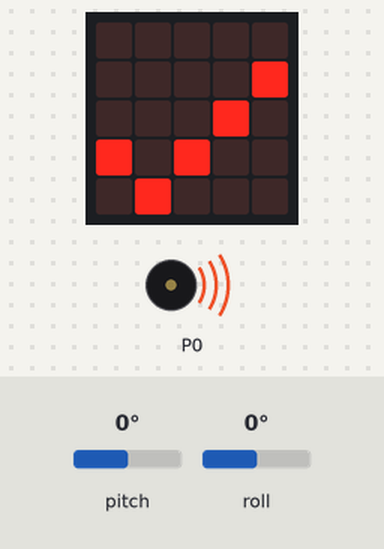
Simulated run of this program. Board: BBC micro:bit (MakeCode). Parts: the board's 5×5 LED display, buzzer (waves = sounding). The test bench sets the inputs (shaded band); at power-on: pitch 0°, roll 0°.

Above: at 1.2 s.
1.3 s: pitch set to -3°
3.0 s: pitch set to -6°
At 4.3 s:
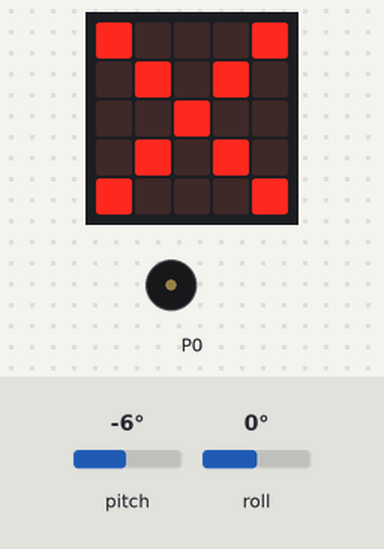
5.2 s: pitch set to 0°
At 6.0 s:
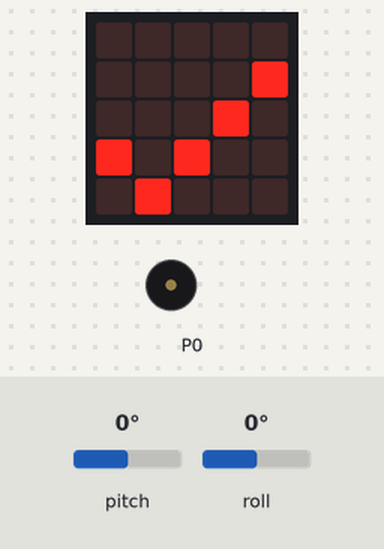
7.6 s: pitch set to -172°
At 8.5 s:
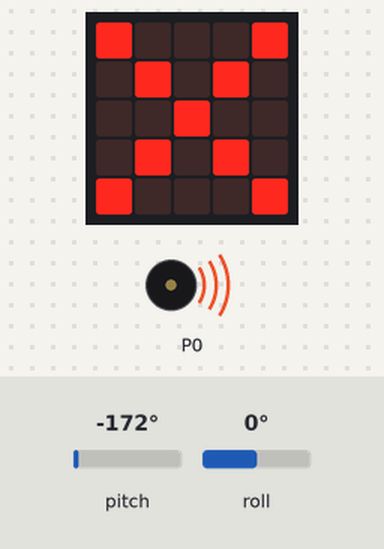
Timing chart, 0 to 10.6 s (numbered marks = the images above; inputs shaded):
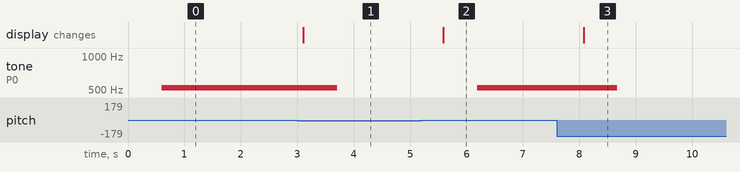

Measured:
- the behaviour switches between -4 and -5° on pitch (found by bisection; images 0 and 1)
- after the input at 1.3 s, every drawn part: stays the same
- after the input at 3.0 s, tone on P0: 523 Hz → silent after 0.71 s; the display: changes after 0.11 s (image 1)
- after the input at 5.2 s, tone on P0: silent → 523 Hz after 0.99 s; the display: changes after 0.39 s (image 2)
- after the input at 7.6 s, tone on P0: 523 Hz → silent after 1.1 s; the display: changes after 0.47 s (image 3)

The program:

main.ts
```typescript
basic.forever(function () {
    if (input.rotation(Rotation.Pitch) < 5 && input.rotation(Rotation.Pitch) > -5 && (input.rotation(Rotation.Roll) < 5 && input.rotation(Rotation.Roll) > -5)) {
        basic.showIcon(IconNames.Yes)
        music.ringTone(523)
    } else {
        basic.showIcon(IconNames.No)
        music.ringTone(0)
    }
})
```

test.ts
```typescript
// testes vão aqui; isto não será compilado quando este pacote for usado como uma extensão.
```
